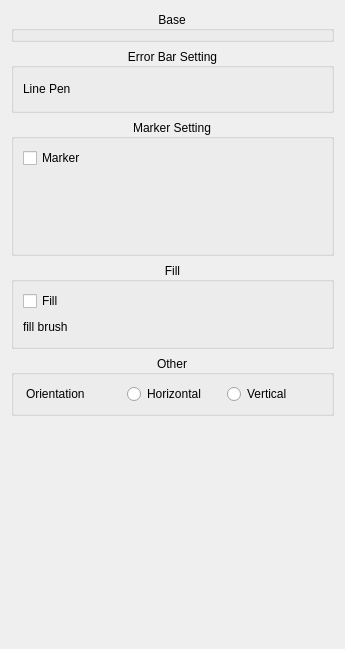
<?xml version="1.0" encoding="UTF-8"?>
<ui version="4.0">
 <class>DAChartErrorBarItemSettingWidget</class>
 <widget class="QWidget" name="DAChartErrorBarItemSettingWidget">
  <property name="geometry">
   <rect>
    <x>0</x>
    <y>0</y>
    <width>345</width>
    <height>649</height>
   </rect>
  </property>
  <property name="windowTitle">
   <string>Curve Setting</string>
  </property>
  <layout class="QVBoxLayout" name="verticalLayout_2">
   <item>
    <widget class="QGroupBox" name="groupBoxBaseItem">
     <property name="sizePolicy">
      <sizepolicy hsizetype="Preferred" vsizetype="Maximum">
       <horstretch>0</horstretch>
       <verstretch>0</verstretch>
      </sizepolicy>
     </property>
     <property name="title">
      <string>Base</string>
     </property>
     <property name="alignment">
      <set>Qt::AlignCenter</set>
     </property>
     <property name="flat">
      <bool>true</bool>
     </property>
     <layout class="QVBoxLayout" name="verticalLayout">
      <property name="spacing">
       <number>0</number>
      </property>
      <property name="leftMargin">
       <number>0</number>
      </property>
      <property name="topMargin">
       <number>1</number>
      </property>
      <property name="rightMargin">
       <number>0</number>
      </property>
      <property name="bottomMargin">
       <number>1</number>
      </property>
      <item>
       <widget class="DA::DAChartPlotItemSettingWidget" name="widgetItemSetting" native="true"/>
      </item>
     </layout>
    </widget>
   </item>
   <item>
    <widget class="QGroupBox" name="groupBoxCurve">
     <property name="sizePolicy">
      <sizepolicy hsizetype="Preferred" vsizetype="Maximum">
       <horstretch>0</horstretch>
       <verstretch>0</verstretch>
      </sizepolicy>
     </property>
     <property name="minimumSize">
      <size>
       <width>0</width>
       <height>0</height>
      </size>
     </property>
     <property name="title">
      <string>Error Bar Setting</string>
     </property>
     <property name="alignment">
      <set>Qt::AlignCenter</set>
     </property>
     <property name="flat">
      <bool>true</bool>
     </property>
     <layout class="QGridLayout" name="gridLayout_5">
      <item row="0" column="0">
       <widget class="QLabel" name="label_7">
        <property name="text">
         <string>Line Pen</string>
        </property>
       </widget>
      </item>
      <item row="0" column="1" colspan="2">
       <widget class="DA::DAPenEditWidget" name="penEditWidget" native="true">
        <property name="sizePolicy">
         <sizepolicy hsizetype="Preferred" vsizetype="Maximum">
          <horstretch>0</horstretch>
          <verstretch>0</verstretch>
         </sizepolicy>
        </property>
        <property name="minimumSize">
         <size>
          <width>0</width>
          <height>24</height>
         </size>
        </property>
       </widget>
      </item>
     </layout>
    </widget>
   </item>
   <item>
    <widget class="QGroupBox" name="groupBoxMarker">
     <property name="enabled">
      <bool>true</bool>
     </property>
     <property name="sizePolicy">
      <sizepolicy hsizetype="Preferred" vsizetype="Maximum">
       <horstretch>0</horstretch>
       <verstretch>0</verstretch>
      </sizepolicy>
     </property>
     <property name="minimumSize">
      <size>
       <width>0</width>
       <height>0</height>
      </size>
     </property>
     <property name="title">
      <string>Marker Setting</string>
     </property>
     <property name="alignment">
      <set>Qt::AlignCenter</set>
     </property>
     <property name="flat">
      <bool>true</bool>
     </property>
     <property name="checkable">
      <bool>false</bool>
     </property>
     <property name="checked">
      <bool>false</bool>
     </property>
     <layout class="QGridLayout" name="gridLayout_4">
      <item row="0" column="0">
       <widget class="QCheckBox" name="checkBoxEnableMarker">
        <property name="text">
         <string>Marker</string>
        </property>
       </widget>
      </item>
      <item row="1" column="0">
       <widget class="QLabel" name="labelMarker">
        <property name="text">
         <string/>
        </property>
       </widget>
      </item>
      <item row="1" column="1" colspan="2">
       <widget class="DA::DAChartSymbolEditWidget" name="symbolEditWidget" native="true">
        <property name="enabled">
         <bool>false</bool>
        </property>
        <property name="sizePolicy">
         <sizepolicy hsizetype="Preferred" vsizetype="Maximum">
          <horstretch>0</horstretch>
          <verstretch>0</verstretch>
         </sizepolicy>
        </property>
        <property name="minimumSize">
         <size>
          <width>0</width>
          <height>70</height>
         </size>
        </property>
       </widget>
      </item>
     </layout>
    </widget>
   </item>
   <item>
    <widget class="QGroupBox" name="groupBoxFill">
     <property name="sizePolicy">
      <sizepolicy hsizetype="Preferred" vsizetype="Maximum">
       <horstretch>0</horstretch>
       <verstretch>0</verstretch>
      </sizepolicy>
     </property>
     <property name="minimumSize">
      <size>
       <width>0</width>
       <height>0</height>
      </size>
     </property>
     <property name="title">
      <string>Fill</string>
     </property>
     <property name="alignment">
      <set>Qt::AlignCenter</set>
     </property>
     <property name="flat">
      <bool>true</bool>
     </property>
     <property name="checkable">
      <bool>false</bool>
     </property>
     <property name="checked">
      <bool>false</bool>
     </property>
     <layout class="QGridLayout" name="gridLayout_3">
      <item row="1" column="0">
       <widget class="QLabel" name="label_8">
        <property name="text">
         <string>fill brush</string>
        </property>
       </widget>
      </item>
      <item row="0" column="0">
       <widget class="QCheckBox" name="checkBoxEnableFill">
        <property name="text">
         <string>Fill</string>
        </property>
       </widget>
      </item>
      <item row="1" column="1" colspan="2">
       <widget class="DA::DABrushEditWidget" name="brushEditWidget" native="true">
        <property name="enabled">
         <bool>false</bool>
        </property>
        <property name="sizePolicy">
         <sizepolicy hsizetype="Preferred" vsizetype="Maximum">
          <horstretch>0</horstretch>
          <verstretch>0</verstretch>
         </sizepolicy>
        </property>
        <property name="minimumSize">
         <size>
          <width>0</width>
          <height>20</height>
         </size>
        </property>
       </widget>
      </item>
     </layout>
    </widget>
   </item>
   <item>
    <widget class="QGroupBox" name="groupBox">
     <property name="sizePolicy">
      <sizepolicy hsizetype="Preferred" vsizetype="Maximum">
       <horstretch>0</horstretch>
       <verstretch>0</verstretch>
      </sizepolicy>
     </property>
     <property name="title">
      <string>Other</string>
     </property>
     <property name="alignment">
      <set>Qt::AlignCenter</set>
     </property>
     <property name="flat">
      <bool>true</bool>
     </property>
     <layout class="QGridLayout" name="gridLayout">
      <property name="leftMargin">
       <number>12</number>
      </property>
      <property name="topMargin">
       <number>9</number>
      </property>
      <item row="0" column="1">
       <widget class="QRadioButton" name="radioButtonHorizontal">
        <property name="text">
         <string>Horizontal</string>
        </property>
        <attribute name="buttonGroup">
         <string notr="true">buttonGroupOrientation</string>
        </attribute>
       </widget>
      </item>
      <item row="0" column="2">
       <widget class="QRadioButton" name="radioButtonVertical">
        <property name="text">
         <string>Vertical</string>
        </property>
        <attribute name="buttonGroup">
         <string notr="true">buttonGroupOrientation</string>
        </attribute>
       </widget>
      </item>
      <item row="0" column="0">
       <widget class="QLabel" name="label_5">
        <property name="text">
         <string>Orientation</string>
        </property>
       </widget>
      </item>
     </layout>
    </widget>
   </item>
   <item>
    <spacer name="verticalSpacer">
     <property name="orientation">
      <enum>Qt::Vertical</enum>
     </property>
     <property name="sizeHint" stdset="0">
      <size>
       <width>20</width>
       <height>40</height>
      </size>
     </property>
    </spacer>
   </item>
  </layout>
 </widget>
 <customwidgets>
  <customwidget>
   <class>DA::DABrushEditWidget</class>
   <extends>QWidget</extends>
   <header>DABrushEditWidget.h</header>
   <container>1</container>
  </customwidget>
  <customwidget>
   <class>DA::DAChartPlotItemSettingWidget</class>
   <extends>QWidget</extends>
   <header>DAChartPlotItemSettingWidget.h</header>
   <container>1</container>
  </customwidget>
  <customwidget>
   <class>DA::DAPenEditWidget</class>
   <extends>QWidget</extends>
   <header>DAPenEditWidget.h</header>
   <container>1</container>
  </customwidget>
  <customwidget>
   <class>DA::DAChartSymbolEditWidget</class>
   <extends>QWidget</extends>
   <header>DAChartSymbolEditWidget.h</header>
   <container>1</container>
  </customwidget>
 </customwidgets>
 <resources/>
 <connections>
  <connection>
   <sender>checkBoxEnableMarker</sender>
   <signal>toggled(bool)</signal>
   <receiver>symbolEditWidget</receiver>
   <slot>setEnabled(bool)</slot>
   <hints>
    <hint type="sourcelabel">
     <x>62</x>
     <y>281</y>
    </hint>
    <hint type="destinationlabel">
     <x>300</x>
     <y>357</y>
    </hint>
   </hints>
  </connection>
  <connection>
   <sender>checkBoxEnableFill</sender>
   <signal>toggled(bool)</signal>
   <receiver>brushEditWidget</receiver>
   <slot>setEnabled(bool)</slot>
   <hints>
    <hint type="sourcelabel">
     <x>54</x>
     <y>417</y>
    </hint>
    <hint type="destinationlabel">
     <x>325</x>
     <y>443</y>
    </hint>
   </hints>
  </connection>
 </connections>
 <buttongroups>
  <buttongroup name="buttonGroupOrientation"/>
 </buttongroups>
</ui>
